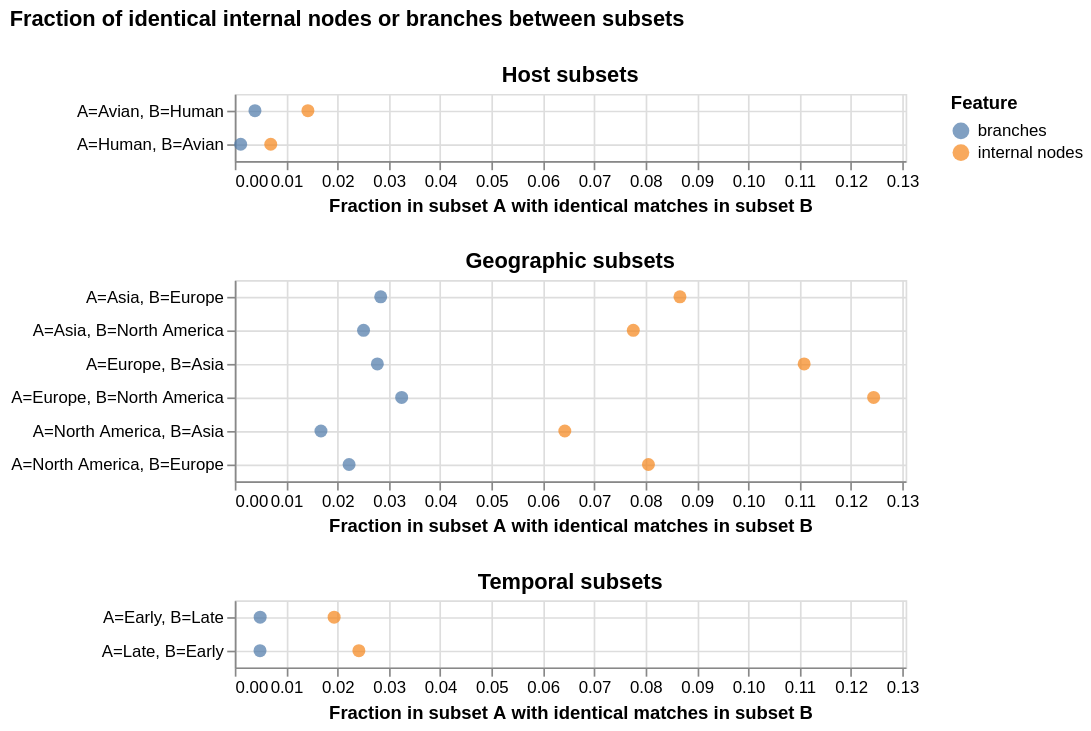

This figure's notebook cell:
### Markdown cell above
## Aggregated overlap fractions by subset pair

Fraction shared recomputed from summed counts across all segment/subtype combinations (i.e., sum n_shared / sum n_unique).

### Code cell
import altair as alt

agg = (
    overlap_df
    .groupby(['subset_type', 'subset_a', 'subset_b', 'feature'])[['n_unique_a', 'n_unique_b', 'n_shared']]
    .sum()
    .reset_index()
)
agg['frac_a_shared'] = agg['n_shared'] / agg['n_unique_a']
agg['frac_b_shared'] = agg['n_shared'] / agg['n_unique_b']

# Melt to get one row per direction
agg_melted = agg.melt(
    id_vars=['subset_type', 'subset_a', 'subset_b', 'feature',
             'n_unique_a', 'n_unique_b', 'n_shared'],
    value_vars=['frac_a_shared', 'frac_b_shared'],
    var_name='direction',
    value_name='fraction_shared',
)
agg_melted['label'] = agg_melted.apply(
    lambda r: f"A={r['subset_a']}, B={r['subset_b']}"
    if r['direction'] == 'frac_a_shared'
    else f"A={r['subset_b']}, B={r['subset_a']}",
    axis=1,
)
# For tooltip: show which n_unique applies to this direction
agg_melted['n_unique'] = agg_melted.apply(
    lambda r: r['n_unique_a'] if r['direction'] == 'frac_a_shared' else r['n_unique_b'],
    axis=1,
)

# Shared x-axis domain across all subplots
x_max = agg_melted['fraction_shared'].max()
x_domain = [0, x_max * 1.05]

agg_charts = []
for subset_type in overlap_df['subset_type'].unique():
    sub = agg_melted[agg_melted['subset_type'] == subset_type]

    chart = (
        alt.Chart(sub, title=f'{subset_type} subsets')
        .mark_circle(size=60)
        .encode(
            x=alt.X('fraction_shared:Q', title='Fraction in subset A with identical matches in subset B',
                     scale=alt.Scale(domain=x_domain)),
            y=alt.Y('label:N', title=None, axis=alt.Axis(grid=True)),
            color=alt.Color('feature:N', title='Feature'),
            tooltip=[
                alt.Tooltip('label:N', title='comparison'),
                alt.Tooltip('feature:N'),
                alt.Tooltip('fraction_shared:Q', format='.4f'),
                alt.Tooltip('n_shared:Q', format=','),
                alt.Tooltip('n_unique:Q', format=','),
            ],
        )
        .properties(width=400, height=20 * sub['label'].nunique())
    )
    agg_charts.append(chart)

agg_chart = alt.vconcat(
    *agg_charts,
    title=alt.TitleParams(
        text='Fraction of identical internal nodes or branches between subsets',
        offset=20,
    ),
).resolve_scale(color='shared')

agg_chart.save('../results/figures/subset_pcp_overlap_aggregated.png', ppi=300)
agg_chart

### Figure 1 — Vega-Lite specification as saved in the notebook (floating-point values rounded to 4 significant figures)
{"config": {"view": {"continuousWidth": 300, "continuousHeight": 300}}, "vconcat": [{"data": {"name": "data-b1acac102a85d115bc8eae0fd7171f26"}, "mark": {"type": "circle", "size": 60}, "encoding": {"color": {"field": "feature", "title": "Feature", "type": "nominal"}, "tooltip": [{"field": "label", "title": "comparison", "type": "nominal"}, {"field": "feature", "type": "nominal"}, {"field": "fraction_shared", "format": ".4f", "type": "quantitative"}, {"field": "n_shared", "format": ",", "type": "quantitative"}, {"field": "n_unique", "format": ",", "type": "quantitative"}], "x": {"field": "fraction_shared", "scale": {"domain": [0, 0.1307]}, "title": "Fraction in subset A with identical matches in subset B", "type": "quantitative"}, "y": {"axis": {"grid": true}, "field": "label", "title": null, "type": "nominal"}}, "height": 40, "title": "Host subsets", "width": 400}, {"data": {"name": "data-afeaa1feaa778e5d4da3fe323493112c"}, "mark": {"type": "circle", "size": 60}, "encoding": {"color": {"field": "feature", "title": "Feature", "type": "nominal"}, "tooltip": [{"field": "label", "title": "comparison", "type": "nominal"}, {"field": "feature", "type": "nominal"}, {"field": "fraction_shared", "format": ".4f", "type": "quantitative"}, {"field": "n_shared", "format": ",", "type": "quantitative"}, {"field": "n_unique", "format": ",", "type": "quantitative"}], "x": {"field": "fraction_shared", "scale": {"domain": [0, 0.1307]}, "title": "Fraction in subset A with identical matches in subset B", "type": "quantitative"}, "y": {"axis": {"grid": true}, "field": "label", "title": null, "type": "nominal"}}, "height": 120, "title": "Geographic subsets", "width": 400}, {"data": {"name": "data-b7451b30696cda45c163a644e47b5b45"}, "mark": {"type": "circle", "size": 60}, "encoding": {"color": {"field": "feature", "title": "Feature", "type": "nominal"}, "tooltip": [{"field": "label", "title": "comparison", "type": "nominal"}, {"field": "feature", "type": "nominal"}, {"field": "fraction_shared", "format": ".4f", "type": "quantitative"}, {"field": "n_shared", "format": ",", "type": "quantitative"}, {"field": "n_unique", "format": ",", "type": "quantitative"}], "x": {"field": "fraction_shared", "scale": {"domain": [0, 0.1307]}, "title": "Fraction in subset A with identical matches in subset B", "type": "quantitative"}, "y": {"axis": {"grid": true}, "field": "label", "title": null, "type": "nominal"}}, "height": 40, "title": "Temporal subsets", "width": 400}], "resolve": {"scale": {"color": "shared"}}, "title": {"text": "Fraction of identical internal nodes or branches between subsets", "offset": 20}, "$schema": "https://vega.github.io/schema/vega-lite/v6.1.0.json", "datasets": {"data-b1acac102a85d115bc8eae0fd7171f26": [{"subset_type": "Host", "subset_a": "Human", "subset_b": "Avian", "feature": "branches", "n_unique_a": 825940, "n_unique_b": 241715, "n_shared": 950, "direction": "frac_a_shared", "fraction_shared": 0.00115, "label": "A=Human, B=Avian", "n_unique": 825940}, {"subset_type": "Host", "subset_a": "Human", "subset_b": "Avian", "feature": "internal nodes", "n_unique_a": 217822, "n_unique_b": 107139, "n_shared": 1526, "direction": "frac_a_shared", "fraction_shared": 0.007006, "label": "A=Human, B=Avian", "n_unique": 217822}, {"subset_type": "Host", "subset_a": "Human", "subset_b": "Avian", "feature": "branches", "n_unique_a": 825940, "n_unique_b": 241715, "n_shared": 950, "direction": "frac_b_shared", "fraction_shared": 0.00393, "label": "A=Avian, B=Human", "n_unique": 241715}, {"subset_type": "Host", "subset_a": "Human", "subset_b": "Avian", "feature": "internal nodes", "n_unique_a": 217822, "n_unique_b": 107139, "n_shared": 1526, "direction": "frac_b_shared", "fraction_shared": 0.01424, "label": "A=Avian, B=Human", "n_unique": 107139}], "data-afeaa1feaa778e5d4da3fe323493112c": [{"subset_type": "Geographic", "subset_a": "Europe", "subset_b": "Asia", "feature": "branches", "n_unique_a": 291048, "n_unique_b": 284372, "n_shared": 8083, "direction": "frac_a_shared", "fraction_shared": 0.02777, "label": "A=Europe, B=Asia", "n_unique": 291048}, {"subset_type": "Geographic", "subset_a": "Europe", "subset_b": "Asia", "feature": "internal nodes", "n_unique_a": 85695, "n_unique_b": 109602, "n_shared": 9504, "direction": "frac_a_shared", "fraction_shared": 0.1109, "label": "A=Europe, B=Asia", "n_unique": 85695}, {"subset_type": "Geographic", "subset_a": "North America", "subset_b": "Asia", "feature": "branches", "n_unique_a": 424922, "n_unique_b": 284372, "n_shared": 7133, "direction": "frac_a_shared", "fraction_shared": 0.01679, "label": "A=North America, B=Asia", "n_unique": 424922}, {"subset_type": "Geographic", "subset_a": "North America", "subset_b": "Asia", "feature": "internal nodes", "n_unique_a": 132349, "n_unique_b": 109602, "n_shared": 8508, "direction": "frac_a_shared", "fraction_shared": 0.06428, "label": "A=North America, B=Asia", "n_unique": 132349}, {"subset_type": "Geographic", "subset_a": "North America", "subset_b": "Europe", "feature": "branches", "n_unique_a": 424922, "n_unique_b": 291048, "n_shared": 9461, "direction": "frac_a_shared", "fraction_shared": 0.02227, "label": "A=North America, B=Europe", "n_unique": 424922}, {"subset_type": "Geographic", "subset_a": "North America", "subset_b": "Europe", "feature": "internal nodes", "n_unique_a": 132349, "n_unique_b": 85695, "n_shared": 10664, "direction": "frac_a_shared", "fraction_shared": 0.08057, "label": "A=North America, B=Europe", "n_unique": 132349}, {"subset_type": "Geographic", "subset_a": "Europe", "subset_b": "Asia", "feature": "branches", "n_unique_a": 291048, "n_unique_b": 284372, "n_shared": 8083, "direction": "frac_b_shared", "fraction_shared": 0.02842, "label": "A=Asia, B=Europe", "n_unique": 284372}, {"subset_type": "Geographic", "subset_a": "Europe", "subset_b": "Asia", "feature": "internal nodes", "n_unique_a": 85695, "n_unique_b": 109602, "n_shared": 9504, "direction": "frac_b_shared", "fraction_shared": 0.08671, "label": "A=Asia, B=Europe", "n_unique": 109602}, {"subset_type": "Geographic", "subset_a": "North America", "subset_b": "Asia", "feature": "branches", "n_unique_a": 424922, "n_unique_b": 284372, "n_shared": 7133, "direction": "frac_b_shared", "fraction_shared": 0.02508, "label": "A=Asia, B=North America", "n_unique": 284372}, {"subset_type": "Geographic", "subset_a": "North America", "subset_b": "Asia", "feature": "internal nodes", "n_unique_a": 132349, "n_unique_b": 109602, "n_shared": 8508, "direction": "frac_b_shared", "fraction_shared": 0.07763, "label": "A=Asia, B=North America", "n_unique": 109602}, {"subset_type": "Geographic", "subset_a": "North America", "subset_b": "Europe", "feature": "branches", "n_unique_a": 424922, "n_unique_b": 291048, "n_shared": 9461, "direction": "frac_b_shared", "fraction_shared": 0.03251, "label": "A=Europe, B=North America", "n_unique": 291048}, {"subset_type": "Geographic", "subset_a": "North America", "subset_b": "Europe", "feature": "internal nodes", "n_unique_a": 132349, "n_unique_b": 85695, "n_shared": 10664, "direction": "frac_b_shared", "fraction_shared": 0.1244, "label": "A=Europe, B=North America", "n_unique": 85695}], "data-b7451b30696cda45c163a644e47b5b45": [{"subset_type": "Temporal", "subset_a": "Early", "subset_b": "Late", "feature": "branches", "n_unique_a": 505796, "n_unique_b": 509071, "n_shared": 2502, "direction": "frac_a_shared", "fraction_shared": 0.004947, "label": "A=Early, B=Late", "n_unique": 505796}, {"subset_type": "Temporal", "subset_a": "Early", "subset_b": "Late", "feature": "internal nodes", "n_unique_a": 177086, "n_unique_b": 141771, "n_shared": 3427, "direction": "frac_a_shared", "fraction_shared": 0.01935, "label": "A=Early, B=Late", "n_unique": 177086}, {"subset_type": "Temporal", "subset_a": "Early", "subset_b": "Late", "feature": "branches", "n_unique_a": 505796, "n_unique_b": 509071, "n_shared": 2502, "direction": "frac_b_shared", "fraction_shared": 0.004915, "label": "A=Late, B=Early", "n_unique": 509071}, {"subset_type": "Temporal", "subset_a": "Early", "subset_b": "Late", "feature": "internal nodes", "n_unique_a": 177086, "n_unique_b": 141771, "n_shared": 3427, "direction": "frac_b_shared", "fraction_shared": 0.02417, "label": "A=Late, B=Early", "n_unique": 141771}]}}
